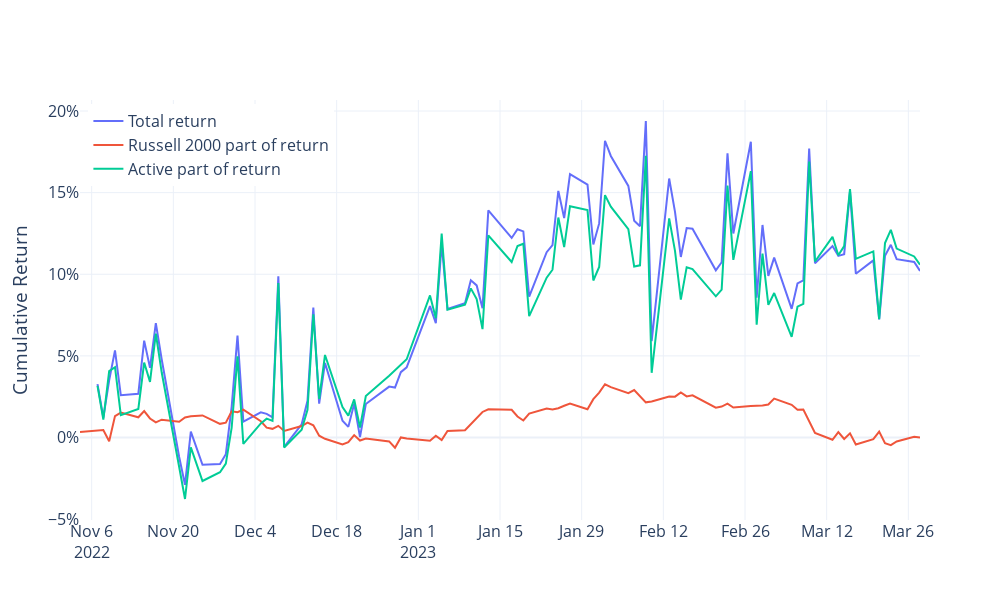

Here is the notebook cell this chart was saved with:
### Markdown cell above
### Compare to Russell 2000 (IWM)

### Code cell
spy = yf.download("IWM", start="2022-11-03")["Adj Close"].pct_change().dropna()
spy.index = [datetime.strftime(x, "%Y-%m-%d") for x in spy.index]

rets = pd.concat((ret, spy), axis=1)
rets.columns = ["ret", "spy"]

result = smf.ols("ret~spy", rets).fit()
alpha = result.params[0]
beta = result.params[1]
info_ratio = alpha / np.sqrt(result.mse_resid)

spy = beta*spy
active = ret - spy

trace1 = go.Scatter(
    x = ret.index.to_list(),
    y = (1+ret).cumprod()-1,
    name = "Total return",
    hovertemplate="%{x}<br>total=%{y:.2%}<extra></extra>"
)

trace2 = go.Scatter(
    x = active.index.to_list(),
    y = (1+active).cumprod()-1,
    name = "Active part of return",
    hovertemplate="%{x}<br>active=%{y:.2%}<extra></extra>"
)
trace3 = go.Scatter(
    x = spy.index.to_list(),
    y = (1+spy).cumprod()-1,
    name = "Russell 2000 part of return",
    hovertemplate="%{x}<br>iwm=%{y:.2%}<extra></extra>"
)
fig = go.Figure()
for trace in [trace1, trace3, trace2]:
    fig.add_trace(trace)

fig.update_layout(
    yaxis_title="Cumulative Return",
    xaxis_title_font = {"size":18},
    template="plotly_white",
    yaxis_tickformat=".0%",
    height=600,  
    width=1000,
    legend=dict(
      x = 0.01,
      y = 0.99
    ),
    font_size=16
)
fig.write_image(f"{output_dir}/russell.jpeg")
with open(f"{output_dir}/russell.html", "w", encoding="utf-8") as f:
    f.write(fig.to_html()) 
fig.show()
